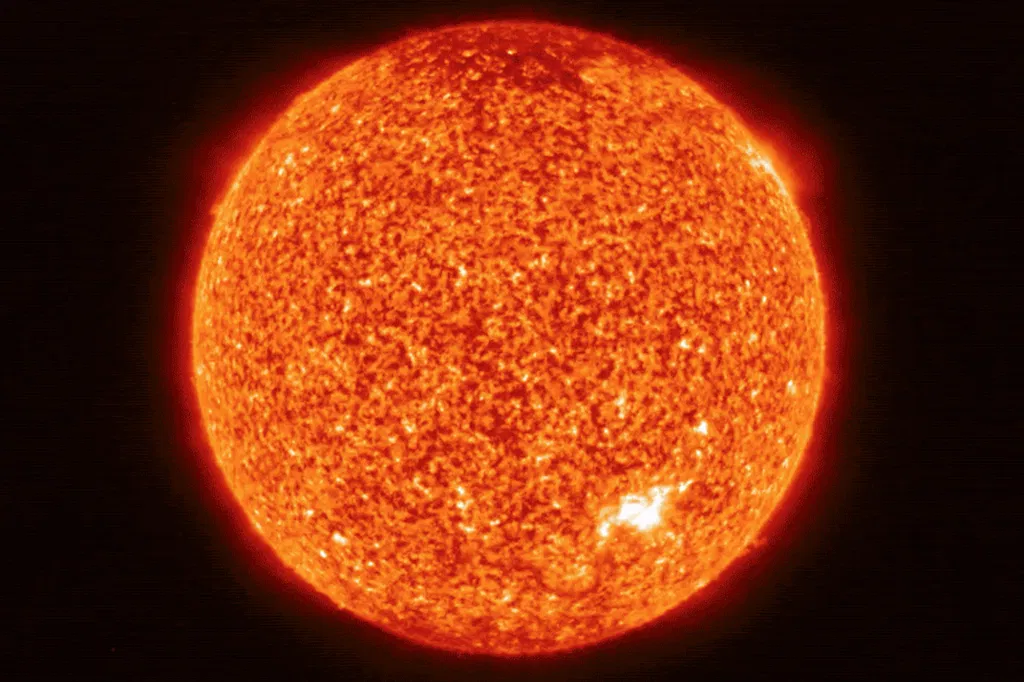
#> input picture sun.png, 1024 x 682 px
$ python Lomo.py --image sun.png   (older library calls are emulated)
#> lines starting #> are read from the running program, lines starting #| are printed output that depends on the picture
import cv2
import numpy as np
import math
import argparse

parser = argparse.ArgumentParser()
parser.add_argument('-i', '--image', required=True, help="Image Path")
args = vars(parser.parse_args())
img_path = args['image']
slider_s_max = 20
slider_r_max= 100
s_value=8
r_value=100
title_window = 'LUT transformation'
lookuparray = np.empty(256, dtype=np.uint8)
img = cv2.imread(img_path)
#> img is the input picture: shape (682, 1024, 3); mean B, G, R 14.7, 46.3, 123
img_resize = cv2.resize(img, (500, 500))
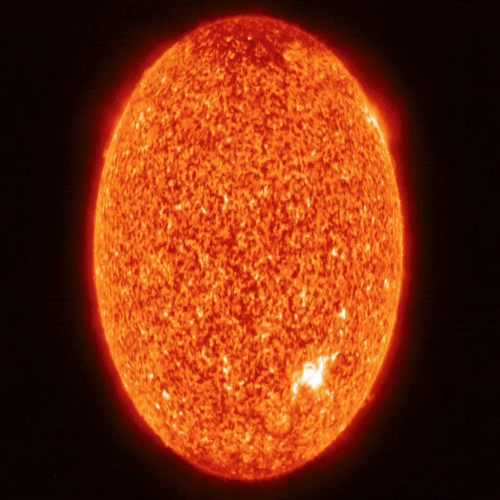
#> img_resize: shape (500, 500, 3); mean B, G, R 14.6, 46.2, 122.9
rows, cols = img_resize.shape[:2]
#> rows = 500; cols = 500
cv2.imshow(title_window,img_resize)
output=img;

def on_s_trackbar(val):
    global s_value
    s_value=val
    if s_value<=7:
        s_value=8
        perform_transform()
    else:
        perform_transform()

def lutformula (i, s):
    i_value=np.float(i/256.0)
    return round(256*(1 / (1 +(np.power(math.e, (-(i_value - 0.5) / (s/100)))))))


def on_r_trackbar(val):
    global r_value
    r_value=val
    perform_transform()

def perform_transform():
    global output
    img_norm = img_resize.astype(np.uint8) / 255.0
    (blue, green, red) = cv2.split(img_resize)
    for i in range(256):
        lookuparray[i] = lutformula(i, s_value)
    red_new = cv2.LUT(red, lookuparray)
    img1 = cv2.merge([blue,green,red_new])
    rows, cols = img1.shape[:2]
    percent = (r_value / 100) * 255
    X_resultant_kernel = cv2.getGaussianKernel(cols, percent)
    Y_resultant_kernel = cv2.getGaussianKernel(rows, percent)
    resultant_kernel = Y_resultant_kernel * X_resultant_kernel.T
    mask = percent * resultant_kernel / np.linalg.norm(resultant_kernel)
    output = np.copy(img1)
    for i in range(3):
        output[:, :, i] = output[:, :, i] * mask
    cv2.imshow(title_window, output)


cv2.namedWindow(title_window)
trackbar_s_value = 'S value s %d' % slider_s_max
trackbar_r_value = 'R value r %d' % slider_r_max
cv2.createTrackbar(trackbar_s_value, title_window , 10, slider_s_max, on_s_trackbar)
cv2.createTrackbar(trackbar_r_value,title_window,100,slider_r_max,on_r_trackbar)

while True:
    c = cv2.waitKey()
#> (key q is pressed here)
    if c==ord('q'):
        cv2.destroyWindow(title_window)
        break;
    if c==ord('s'):
        cv2.imwrite(img_path+str(s_value/100)+"_"+str(r_value)+".png",output)
        cv2.destroyWindow(title_window)
        break;


def main():
    print("Program has been terminated")

if __name__ == "__main__": main()
